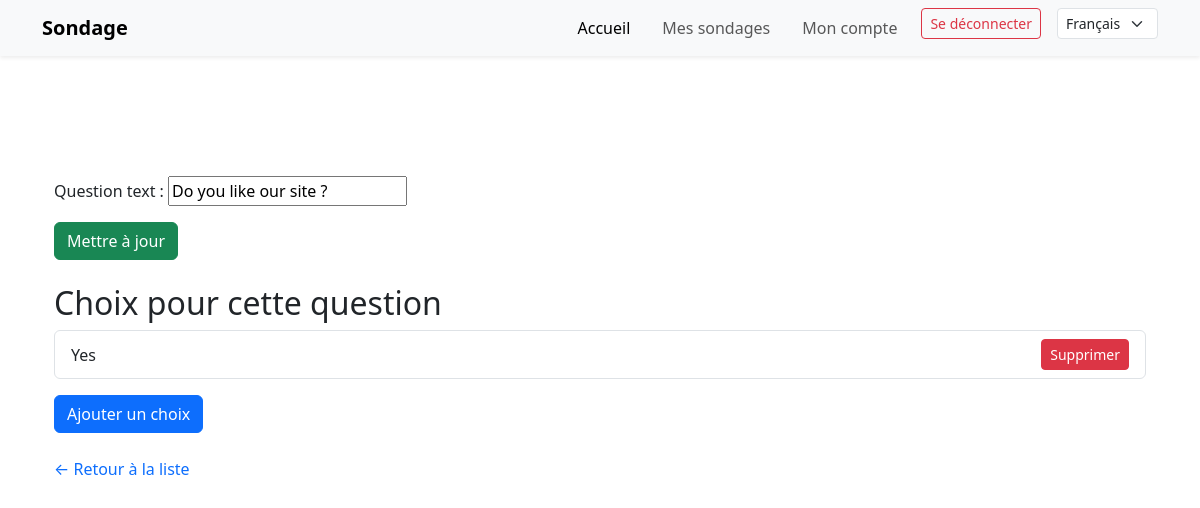
/questions/12/edit/ (signed in), run on an earlier commit of the app's database.
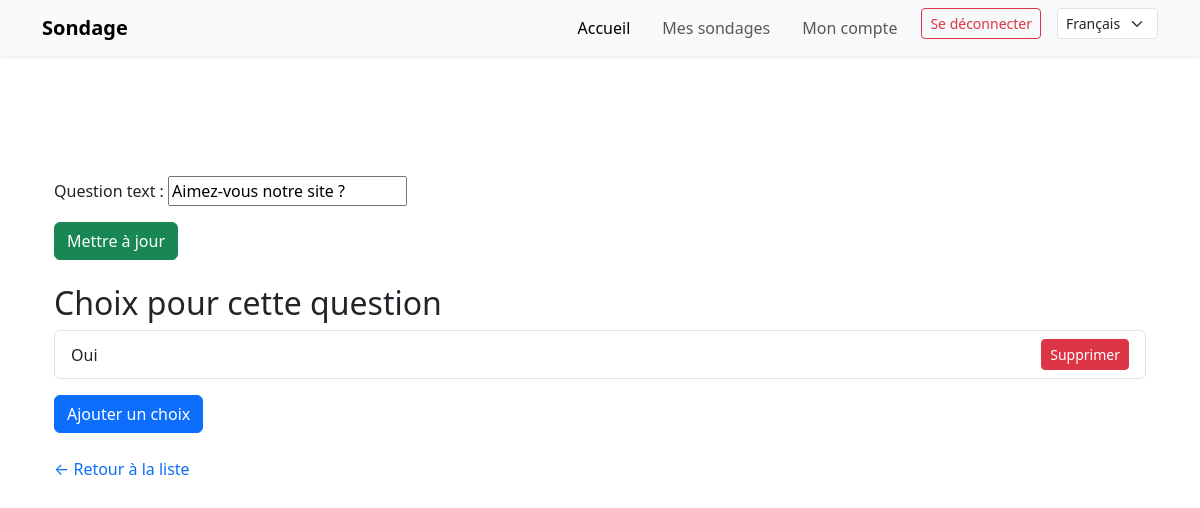
And on a later commit of the database.
### main_app/models.py (models this page shows, shortened)
class Question(models.Model):
    question_text = models.CharField(max_length=200)
    creator = models.ForeignKey(User, on_delete=models.CASCADE, null=True)
    pub_date = models.DateTimeField("date published")

class Choice(models.Model):
    question = models.ForeignKey(Question, on_delete=models.CASCADE)
    choice_text = models.CharField(max_length=200)
    votes = models.IntegerField(default=0)

### main_app/views.py (the view)
# urls.py: path('questions/<int:pk>/edit/', views.edit_question, name='edit_question'),
@login_required
def edit_question(request, pk):
    question = get_object_or_404(Question, pk=pk)
    if question.creator != request.user:
        return HttpResponseForbidden("Vous n'avez pas le droit de modifier ce sondage.")
    if request.method == 'POST':
        form = QuestionForm(request.POST, instance=question)
        if form.is_valid():
            form.save()
            return redirect('question_list')
    else:
        form = QuestionForm(instance=question)
    return render(request, 'main_app/question_form.html', {'form': form})

### main_app/forms.py
class QuestionForm(forms.ModelForm):
    class Meta:
        model = Question
        fields = ['question_text']

### main_app/templates/main_app/question_form.html (shortened to what this page needs)
{% extends "main_app/base.html" %}
{% load i18n %}
{% block content %}
<div class="container mt-5">
    <form method="post" class="mb-4">
        {{ form.as_p }}
        <button type="submit" class="btn btn-success">
            {% if form.instance.pk %}
                {% trans "Mettre à jour" %}
            {% else %}
                {% trans "Créer" %}
            {% endif %}
        </button>
    </form>
    {% if form.instance.pk %}
        <h2>{% trans "Choix pour cette question" %}</h2>
        <ul class="list-group mb-3">
            {% for choice in form.instance.choice_set.all %}
                <li class="list-group-item d-flex justify-content-between align-items-center">
                    {{ choice.choice_text }}
                    <form action="{% url 'delete_choice' choice.pk %}" method="post" style="margin:0;">
                        <button type="submit" class="btn btn-danger btn-sm">{% trans "Supprimer" %}</button>
                    </form>
                </li>
            {% empty %}
                <li class="list-group-item">{% trans "Aucun choix pour cette question." %}</li>
            {% endfor %}
        </ul>
        <a href="{% url 'add_choice' form.instance.pk %}" class="btn btn-primary">{% trans "Ajouter un choix" %}</a>
    {% endif %}
    <p class="mt-4">
        <a href="{% url 'question_list' %}" class="text-decoration-none">&larr; {% trans "Retour à la liste" %}</a>
    </p>
</div>
{% endblock %}

What changed in the data, as far as the page shows it:
changed Question: question_text "Do you like our site ?" → "Aimez-vous notre site ?"
changed Choice: choice_text "Yes" → "Oui"
